Frame 1 (no input): blank canvas, image omitted
Frame 60 (the mouse pressed at the canvas centre just before this capture): blank canvas, image omitted
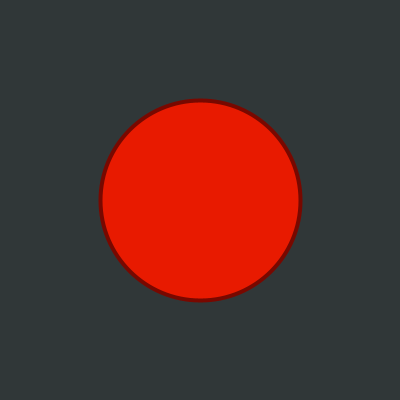
Frame 120 (the mouse held since frame 60 and released just before this capture)

The Processing sketch whose frames 1 and 60 were blank and that drew this single picture after the mouse press (run headless with seeded random() and noise(); from frame 60 on, the mouse is pressed at the canvas centre):

// Processing sketch: processing_140400
// ── processing_140400.pde

color c1,c2,c3; // Füllfarbe, Linienfarbe, Hintergrundfarbe
 
void setup() {
  defineColors();
  background(c2);
  size(400,400);
  strokeWeight(4); 
}
 
void draw() {
  fill(c1);
  stroke(c3);
  ellipse(mouseX, mouseY, abs(mouseX-pmouseX), abs(mouseX-pmouseX));
}
   
void defineColors() {
   c1 = color(232,26,0);
   c3 = color(120,8,0);
   c2 = color(48,55,56);
}
